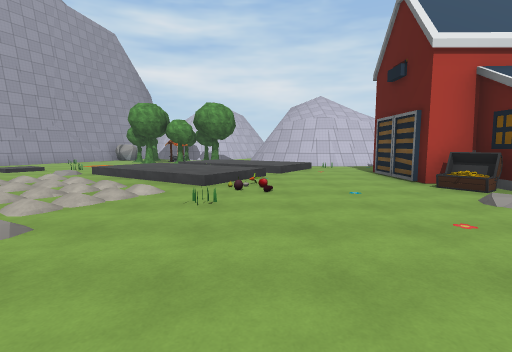
view 1 (above)

17 first-person views from a walk through a 3-D level made in the Unity game engine. The camera is 1.5 m above the floor, tilts 6° down and sees 85° across. The floor is counted in squares, 2 m on a side. Each view is taken from the middle of a square. On the plan, view 1 faces up. The plan holds only what a view shows up to about 10 squares ahead; the rest is blank. The place goes on beyond the plan. The player character is not drawn. Some surface patterns are stand-ins.

view 2
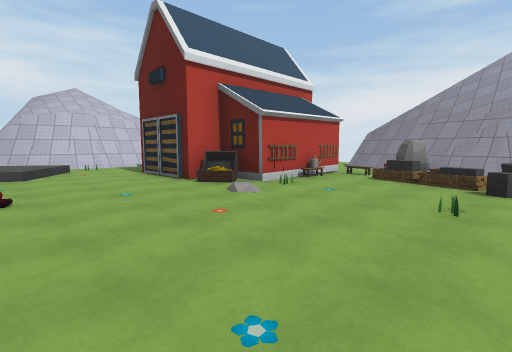

view 3
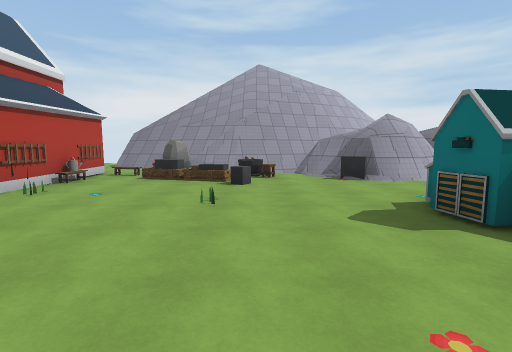

view 4
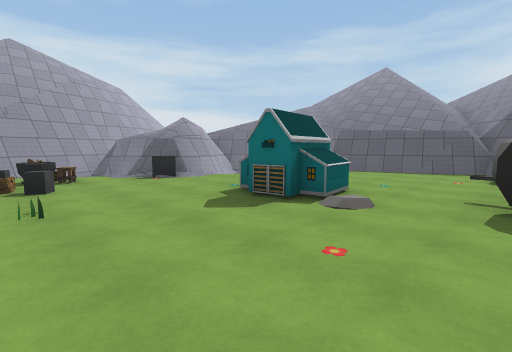

view 5
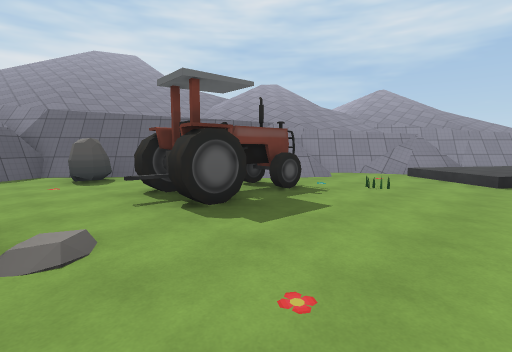

view 6
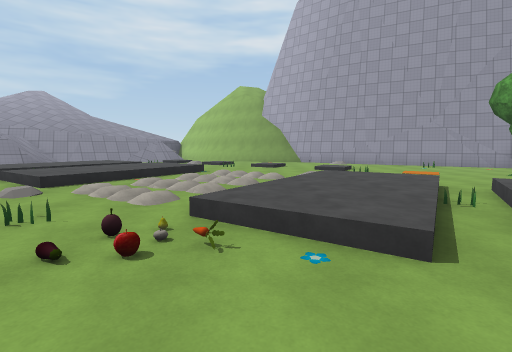

view 7
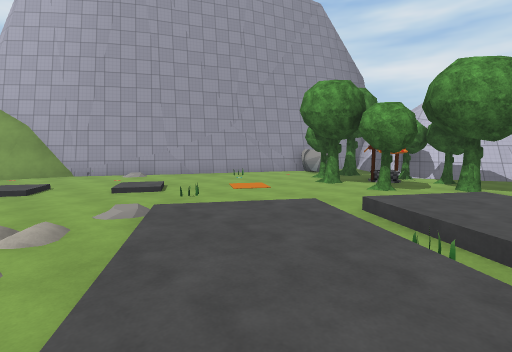

view 8
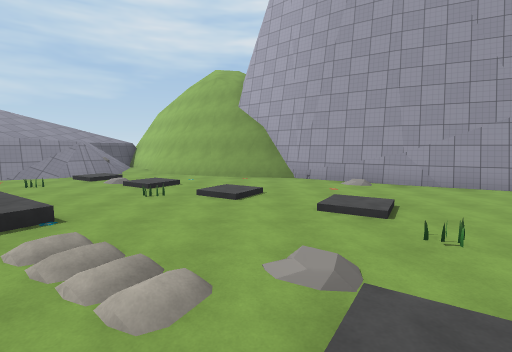

view 9
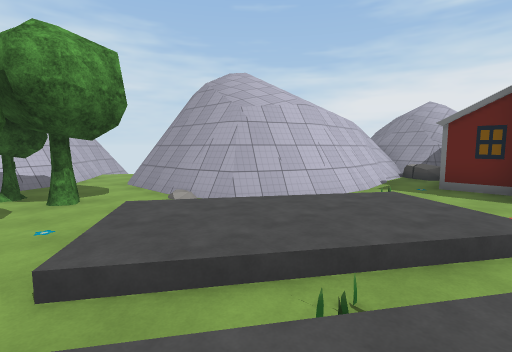

view 10
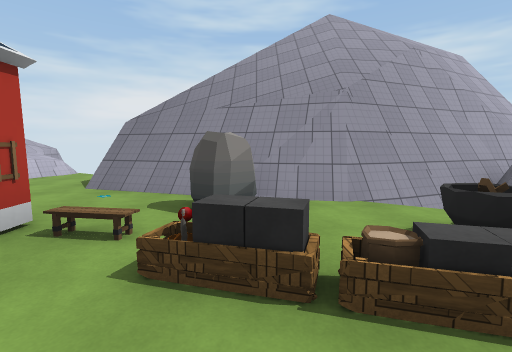

view 11
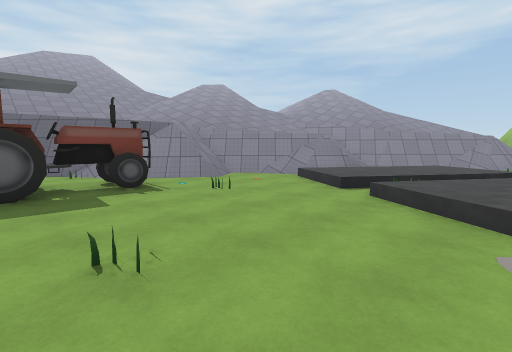

view 12
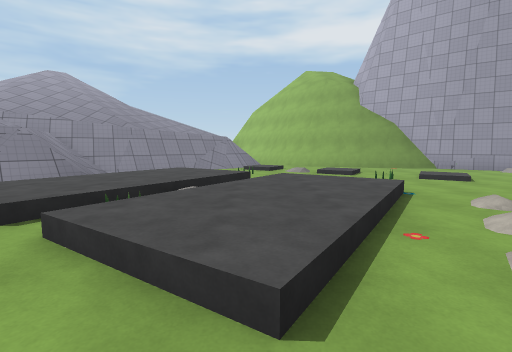

view 13
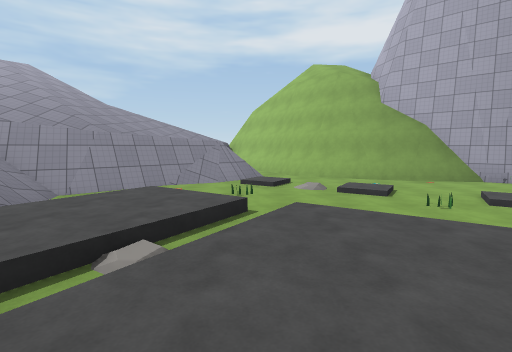

view 14
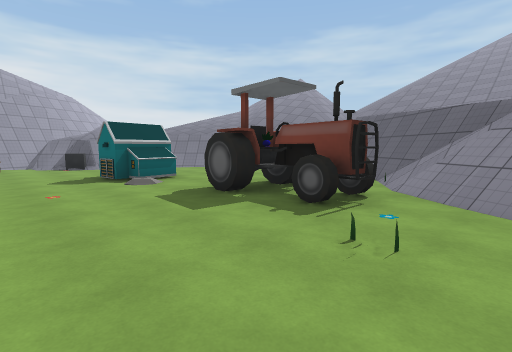

view 15
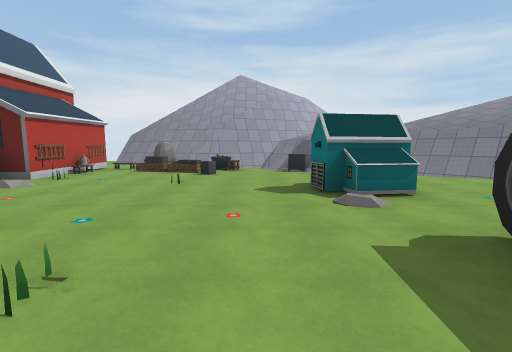

view 16
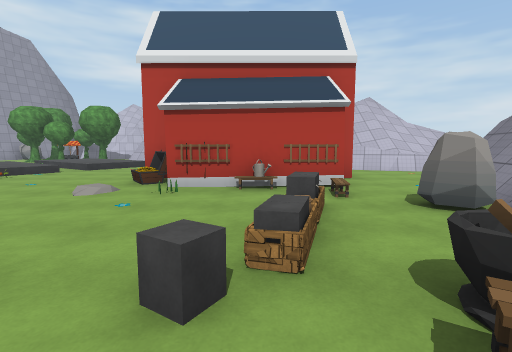

view 17
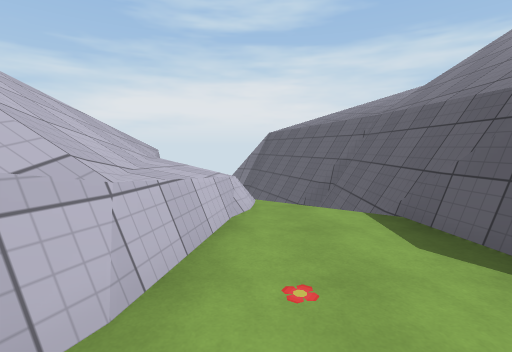

### Floor plan
Key: @ floor where view 1 was taken; # wall or solid block; . main floor; : floor 2.5 m higher than the main floor; + floor 3.25 m higher than the main floor; / step, stairs or slope; = window, fence, low wall or low ledge; ^ raised ledge; v drop or lower ground; O other object.
Columns run from 14 left of view 1 to 15 right of it. Each row starts with its distance up from view 1.
 14       ..O O.O.#
 13     ##...O....##
 12     #.O....O..###  ###
 11    ##...........####O##
 10    #.............O..O##
  9   ##....O...O......       ####
  8   #...............O    .#^^^
  7  ##...............    O....^
  6  ##...............OOOOO....vvv
  5  #....O.......O...O   ..######
  4 ##...........O....OOO#..##
  3 #......................O#
  2  /..O.//............OOO##
  1    .././///.......OOOO.##
  0   =#./...O...O@.....OO.##
 -1 //:##./...............vv#
 -2 ////#//=...O.....O..O##^##
 -3 ////=/:==...O.O.O O..##
 -4 //////  #==.OOO.....v#
 -5 ////////:===........ vv
 -6 ////   /// =#......vvv/
 -7         //  ##O...vvv//
 -8              v#####////
 -9            /++v///// //
-10            ////////
-11            //////
-12            //////
-13            // //

Positions as (right, up) in squares from view 1, and headings:
1: (0, 0), facing up
2: (0, 0), facing up-right
3: (0, 0), facing right
4: (0, 1), facing down-right
5: (2, 0), facing down-left
6: (2, 6), facing left
7: (-1, 6), facing up-left
8: (-3, 7), facing left
9: (-3, 8), facing up-right
10: (5, 2), facing right
11: (0, 2), facing down-left
12: (-2, 2), facing left
13: (-4, 2), facing left
14: (-4, 0), facing down-right
15: (-2, -1), facing right
16: (6, -1), facing up
17: (9, 7), facing right
